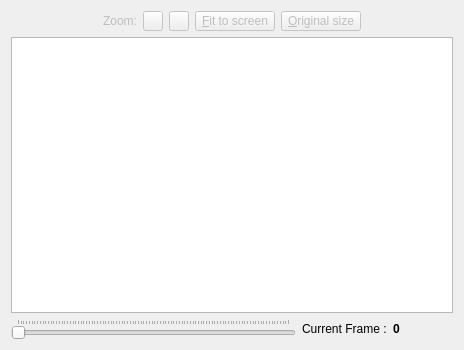
<ui version="4.0" >
 <class>ImageViewer</class>
 <widget class="QWidget" name="ImageViewer" >
  <property name="geometry" >
   <rect>
    <x>0</x>
    <y>0</y>
    <width>464</width>
    <height>350</height>
   </rect>
  </property>
  <property name="sizePolicy" >
   <sizepolicy vsizetype="Expanding" hsizetype="Expanding" >
    <horstretch>0</horstretch>
    <verstretch>0</verstretch>
   </sizepolicy>
  </property>
  <property name="windowTitle" >
   <string>Form</string>
  </property>
  <layout class="QVBoxLayout" name="verticalLayout_2" >
   <item>
    <layout class="QVBoxLayout" name="verticalLayout" >
     <item>
      <layout class="QHBoxLayout" name="horizontalLayout_2" >
       <item>
        <spacer name="horizontalSpacer" >
         <property name="orientation" >
          <enum>Qt::Horizontal</enum>
         </property>
         <property name="sizeHint" stdset="0" >
          <size>
           <width>40</width>
           <height>20</height>
          </size>
         </property>
        </spacer>
       </item>
       <item>
        <widget class="QLabel" name="zoomLabel" >
         <property name="enabled" >
          <bool>false</bool>
         </property>
         <property name="text" >
          <string>Zoom:</string>
         </property>
        </widget>
       </item>
       <item>
        <widget class="QPushButton" name="zoomIn" >
         <property name="enabled" >
          <bool>false</bool>
         </property>
         <property name="maximumSize" >
          <size>
           <width>20</width>
           <height>20</height>
          </size>
         </property>
         <property name="text" >
          <string/>
         </property>
         <property name="icon" >
          <iconset resource="../shared.qrc" >
           <normaloff>:/icons/icons/search-add-icon.png</normaloff>:/icons/icons/search-add-icon.png</iconset>
         </property>
         <property name="shortcut" >
          <string>+</string>
         </property>
        </widget>
       </item>
       <item>
        <widget class="QPushButton" name="zoomOut" >
         <property name="enabled" >
          <bool>false</bool>
         </property>
         <property name="maximumSize" >
          <size>
           <width>20</width>
           <height>20</height>
          </size>
         </property>
         <property name="text" >
          <string/>
         </property>
         <property name="icon" >
          <iconset resource="../shared.qrc" >
           <normaloff>:/icons/icons/search-remove-icon.png</normaloff>:/icons/icons/search-remove-icon.png</iconset>
         </property>
         <property name="iconSize" >
          <size>
           <width>16</width>
           <height>16</height>
          </size>
         </property>
         <property name="shortcut" >
          <string>-</string>
         </property>
        </widget>
       </item>
       <item>
        <widget class="QPushButton" name="zoomFixed" >
         <property name="enabled" >
          <bool>false</bool>
         </property>
         <property name="maximumSize" >
          <size>
           <width>16777215</width>
           <height>20</height>
          </size>
         </property>
         <property name="text" >
          <string>&amp;Fit to screen</string>
         </property>
         <property name="shortcut" >
          <string>F</string>
         </property>
        </widget>
       </item>
       <item>
        <widget class="QPushButton" name="zoomOriginal" >
         <property name="enabled" >
          <bool>false</bool>
         </property>
         <property name="maximumSize" >
          <size>
           <width>16777215</width>
           <height>20</height>
          </size>
         </property>
         <property name="text" >
          <string>&amp;Original size</string>
         </property>
         <property name="shortcut" >
          <string>O</string>
         </property>
        </widget>
       </item>
       <item>
        <spacer name="horizontalSpacer_2" >
         <property name="orientation" >
          <enum>Qt::Horizontal</enum>
         </property>
         <property name="sizeHint" stdset="0" >
          <size>
           <width>40</width>
           <height>20</height>
          </size>
         </property>
        </spacer>
       </item>
      </layout>
     </item>
     <item>
      <widget class="QGraphicsView" name="image_" >
       <property name="interactive" >
        <bool>true</bool>
       </property>
       <property name="renderHints" >
        <set>QPainter::SmoothPixmapTransform|QPainter::TextAntialiasing</set>
       </property>
      </widget>
     </item>
     <item>
      <layout class="QHBoxLayout" name="sliderLayout" >
       <item>
        <widget class="QSlider" name="slider" >
         <property name="focusPolicy" >
          <enum>Qt::WheelFocus</enum>
         </property>
         <property name="orientation" >
          <enum>Qt::Horizontal</enum>
         </property>
         <property name="tickPosition" >
          <enum>QSlider::TicksAbove</enum>
         </property>
        </widget>
       </item>
       <item>
        <widget class="QLabel" name="label_2" >
         <property name="sizePolicy" >
          <sizepolicy vsizetype="Preferred" hsizetype="Preferred" >
           <horstretch>0</horstretch>
           <verstretch>0</verstretch>
          </sizepolicy>
         </property>
         <property name="minimumSize" >
          <size>
           <width>0</width>
           <height>0</height>
          </size>
         </property>
         <property name="text" >
          <string>Current Frame :</string>
         </property>
        </widget>
       </item>
       <item>
        <widget class="QLabel" name="frame_nb" >
         <property name="sizePolicy" >
          <sizepolicy vsizetype="Preferred" hsizetype="Maximum" >
           <horstretch>0</horstretch>
           <verstretch>0</verstretch>
          </sizepolicy>
         </property>
         <property name="minimumSize" >
          <size>
           <width>60</width>
           <height>0</height>
          </size>
         </property>
         <property name="font" >
          <font>
           <weight>75</weight>
           <bold>true</bold>
          </font>
         </property>
         <property name="text" >
          <string>0</string>
         </property>
        </widget>
       </item>
      </layout>
     </item>
    </layout>
   </item>
  </layout>
 </widget>
 <resources>
  <include location="../shared.qrc" />
 </resources>
 <connections/>
</ui>
